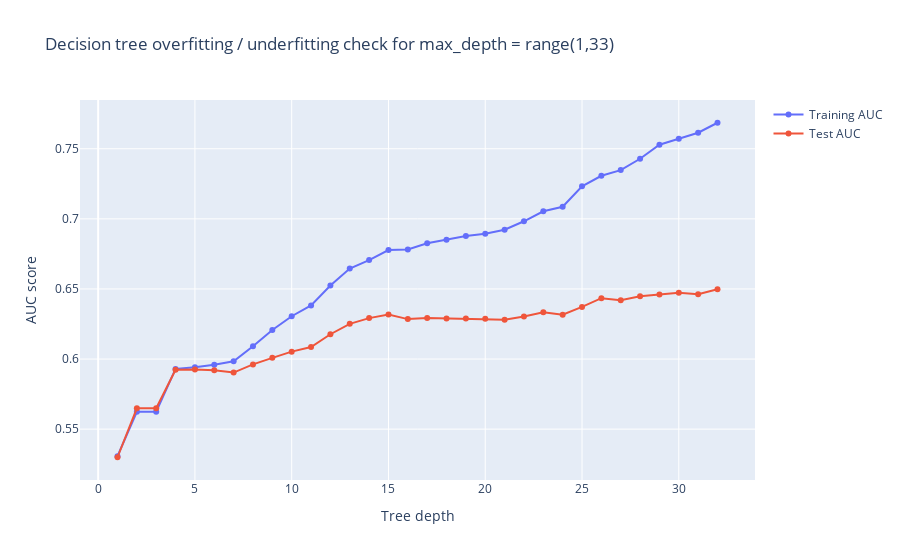

Notebook cell for this chart:
### Code cell
# Create traces
fig = go.Figure()
fig.add_trace(go.Scatter(x=max_depths, y=train_results,
                    mode='lines+markers',
                    name='Training AUC'))
fig.add_trace(go.Scatter(x=max_depths, y=test_results,
                    mode='lines+markers',
                    name='Test AUC'))

fig.update_layout(title='Decision tree overfitting / underfitting check for max_depth = range(1,33)', xaxis_title = 'Tree depth', yaxis_title = 'AUC score')

fig.show()

### Figure 1 — Plotly figure (JSON) as saved in the notebook; plotly's stock layout.template omitted (floating-point values rounded to 4 significant figures)
{"data": [{"mode": "lines+markers", "name": "Training AUC", "type": "scatter", "x": [1, 2, 3, 4, 5, 6, 7, 8, 9, 10, 11, 12, 13, 14, 15, 16, 17, 18, 19, 20, 21, 22, 23, 24, 25, 26, 27, 28, 29, 30, 31, 32], "y": [0.5307, 0.5623, 0.5624, 0.5929, 0.5942, 0.5959, 0.5984, 0.6091, 0.6207, 0.6305, 0.6382, 0.6525, 0.6646, 0.6706, 0.6777, 0.6781, 0.6826, 0.685, 0.6878, 0.6894, 0.6923, 0.6983, 0.7054, 0.7087, 0.7232, 0.7307, 0.7348, 0.7429, 0.7529, 0.7571, 0.7614, 0.7686]}, {"mode": "lines+markers", "name": "Test AUC", "type": "scatter", "x": [1, 2, 3, 4, 5, 6, 7, 8, 9, 10, 11, 12, 13, 14, 15, 16, 17, 18, 19, 20, 21, 22, 23, 24, 25, 26, 27, 28, 29, 30, 31, 32], "y": [0.5299, 0.5648, 0.5649, 0.5923, 0.5926, 0.592, 0.5903, 0.5962, 0.6009, 0.6053, 0.6086, 0.6177, 0.6251, 0.6292, 0.6318, 0.6285, 0.6292, 0.6289, 0.6289, 0.6288, 0.628, 0.6304, 0.6333, 0.6316, 0.6372, 0.6434, 0.642, 0.6447, 0.6461, 0.6473, 0.6462, 0.6498]}], "layout": {"title": {"text": "Decision tree overfitting / underfitting check for max_depth = range(1,33)"}, "xaxis": {"title": {"text": "Tree depth"}}, "yaxis": {"title": {"text": "AUC score"}}}}
